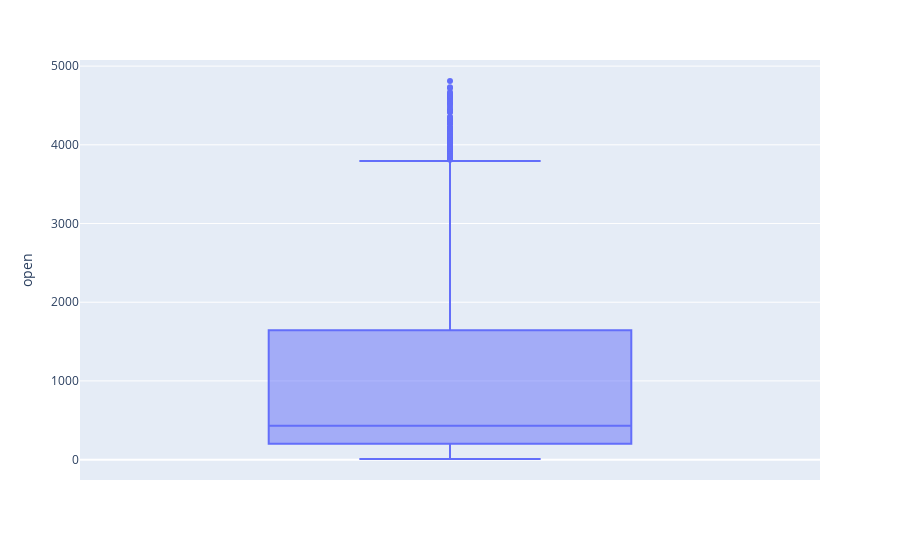

Notebook cell for this chart:
### Code cell
# box plot of opening ETH price since 2017
fig = px.box(df_rates, y="open")
fig.show()

### Figure 1 — Plotly figure (JSON) as saved in the notebook; plotly's stock layout.template omitted (floating-point values rounded to 4 significant figures; data arrays with more than 128 entries replaced by an {"elided": "..."} marker saying what was removed)
{"data": [{"alignmentgroup": "True", "hovertemplate": "open=%{y}<extra></extra>", "legendgroup": "", "marker": {"color": "#636efa"}, "name": "", "notched": false, "offsetgroup": "", "orientation": "v", "showlegend": false, "type": "box", "x0": " ", "xaxis": "x", "y": {"elided": "2263 float values"}, "y0": " ", "yaxis": "y"}], "layout": {"boxmode": "group", "legend": {"tracegroupgap": 0}, "margin": {"t": 60}, "xaxis": {"anchor": "y", "domain": [0, 1]}, "yaxis": {"anchor": "x", "domain": [0, 1], "title": {"text": "open"}}}}
